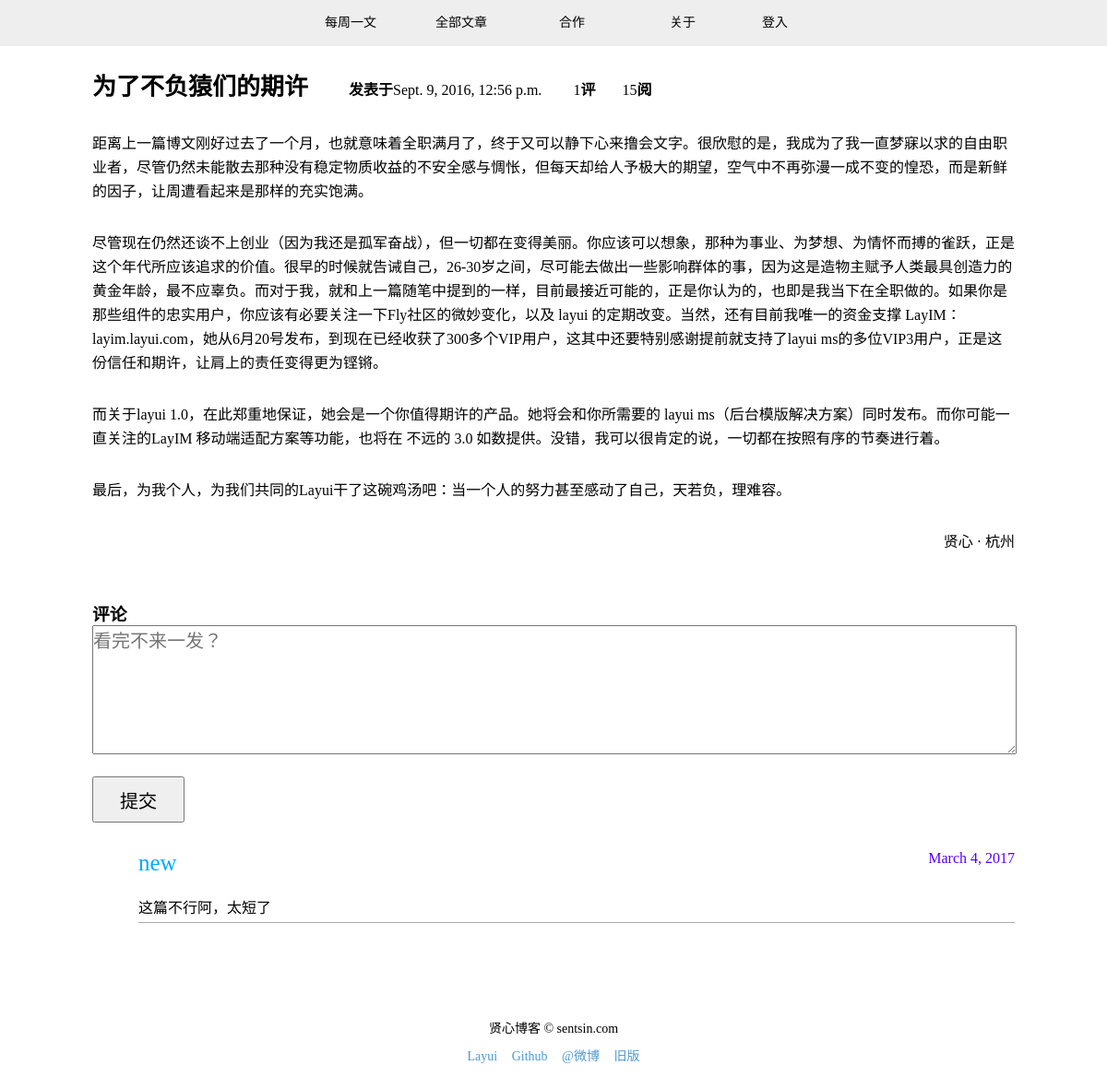
Page /blog/3 on the committed database.
### blog/models.py (models this page shows, shortened)
class Blog(models.Model):
    content = models.TextField()
    title = models.CharField(max_length=50)
    published_time = models.DateTimeField('Date publish')
    comment_count = models.IntegerField(default=0)
    view_num = models.IntegerField(default=0)

### comment/models.py (models this page shows, shortened)
class Comment(models.Model):
    content = models.TextField();
    published_time = models.DateTimeField()
    user = models.ForeignKey(User)
    blog = models.ForeignKey(Blog)

### login/models.py (models this page shows)
class User(models.Model):
    username = models.CharField(max_length=20)
    password = models.CharField(max_length=20)
    def __str__(self):
        return self.username

### blog/views.py (the view)
# urls.py: url(r'^blog/(?P<id>[0-9]+)/?$',views.blog,name='blog'),
def blog(rq,id):
    blog = Blog.objects.get(id=id)
    blog.view_num += 1
    blog.save()
    Comments = Comment.objects.filter(blog=blog).order_by('-published_time')
    return render(rq,'blog.html',{'Blog': blog,'Comments': Comments})

### blog/templates/blog.html (shortened to what this page needs)
<!DOCTYPE html>
<html lang="en">
<head>
    {% load static %}
    <link href='{% static "base.css" %}' rel='stylesheet' type='text/css'>
    <link href='{% static "art.css" %}' rel='stylesheet' type='text/css'>
</head>
<body>
  <nav>
    <ul>
      <li><a href='/index.html'>每周一文</a></li>
      <li><a href='/all.html'>全部文章</a></li>
      <li><a href='/cooperation.html'>合作</a></li>
      <li><a href='/about.html'>关于</a></li>
      <li class='login'><a href='/login'>登入</a></li>
    </ul>
  </nav>
  <div class='article not-index'>
    <div class="msg">
        <h2 class='title'>{{ Blog.title }}</h2>
        <div class="published-time">发表于<span>{{ Blog.published_time }}</span></div>
        <div class="comment-count"><span>{{ Comments|length }}</span>评</div>
        <div class="view-num"><span>{{ Blog.view_num }}</span>阅</div>
    </div>
    <div class='main'>
      {{ Blog.content | safe }}
      <p>
      贤心 · 杭州
      </p>
    </div>
  </div>
  <div class="cmt">
    <h3>评论</h3>
    <form method='post' action='/comment/'>
    <textarea name='comment' cols="50" rows="6" placeholder='看完不来一发？'></textarea>
    <br>
    <input type="submit" value='提交'></input>
    <div class="history">
      {% for comment in Comments %}
      <div class="item">
        <div class="comment-user">{{ comment.user }}</div>
        <div class="comment-publish_time">{{ comment.published_time|date }}</div>
        <div class="comment-content">{{ comment.content }}</div>
      </div>
      {% endfor %}
    </div>
    </form>
  </div>
 <footer>
    <div class="url">贤心博客 © sentsin.com</div>
    <div class="link">
      <ul>
        <li>Layui</li>
        <li>Github</li>
        <li>@微博</li>
        <li>旧版</li>
      </ul>
    </div>
  </footer>
</body>
</html>

### blog/static/base.css (style rules this page uses)
* { margin: 0; padding: 0; }
a { text-decoration: none; color: #000; }
nav { background: #eee; position: fixed; top: 0; width: 100%; }
nav ul { width: 560px; height: 50px; margin: auto; }
nav ul li { float: left; width: 120px; height: 50px; font-size: 14px; line-height: 50px; list-style: none; text-align: center; position: relative; }
nav ul li:last-child { width: 80px; }
footer { width: 500px; text-align: center; margin: auto; font-size: 14px; line-height: 30px; padding: 50px 0 50px 0; }
footer ul li { display: inline-block; list-style: none; color: #4f99cf; padding: 0 6px 0 6px; width: auto; height: auto; }

### blog/static/art.css (style rules this page uses)
.article { width: 1000px; margin: auto; }
.not-index { margin-top: 80px; }
.msg { line-height: 30px; font-weight: bold; }
.title { font-size: 26px; display: inline-block; }
.published-time { margin-left: 40px; display: inline-block; }
.comment-count { margin-left: 30px; display: inline-block; }
.view-num { margin-left: 25px; display: inline-block; }
span { font-weight: normal; }
.main p { margin-top: 30px; font-size: 16px; line-height: 26px; font-weight: 500; }
.main p:last-child { clear: both; text-align: right; }
.cmt { width: 1000px; margin: 50px auto; }
.cmt textarea { font-size: 20px; line-heght: 30px; width: 100%; }
.cmt input { margin-top: 20px; width: 100px; height: 50px; font-size: 20px; line-height: 30px; }
.history { margin-top: 30px; }
.item { position: relative; margin: 0 0 50px 50px; }
.comment-publish_time { position: absolute; right: 0; top: 0; color: #50f; }
.comment-user { color: #0af; font-size: 25px; margin-bottom: 20px; }
.comment-content { margin-bottom: 30px; line-height: 30px; border-bottom: 1px solid #aaa; }

### rows in the picture
Blog: title "为了不负猿们的期许", published_time "Sept. 9, 2016, 12:56 p.m.", view_num "15", content "距离上一篇博文刚好过去了一个月，也就意味着全职满月了，终于又可以静下心来撸会文字。很欣慰的是，我成为了我一直梦寐以求的自由职业者，尽管仍然未能散去那种没有稳定物质收益的不安全感与惆怅，但每天却给人予极大的期望，空气中不再弥漫一成不变的惶恐，而是新鲜的因子，让周遭看起来是那样的充实饱满。 尽管现在仍然还谈不上创业（因为我还是孤军奋战），但一切都在变得美丽。你应该可以想象，那种为事业、为梦想、为情怀而搏的雀跃，正是这个年代所应该追求的价值。很早的时候就告诫自己，26-30岁之间，尽可能去做出一些影响群体的事，因为这是造物主赋予人类最具创造力的黄金年龄，最不应辜负。而对于我，就和上一篇随笔中提到的一样，目前最接近可能的，正是你认为的，也即是我当下在全职做的。如果你是那些组件的忠实用户，你应该有必要关注一下Fly社区的微妙变化，以及 layui 的定期改变。当然，还有目前我唯一的资金支撑 LayIM：layim.layui.com，她从6月20号发布，到现在已经收获了300多个VIP用户，这其中还要特别感谢提前就支持了layui ms的多位VIP3用户，正是这份信任和期许，让肩上的责任变得更为铿锵。 而关于layui 1.0，在此郑重地保证，她会是一个你值得期许的产品。她将会和你所需要的 layui ms（后台模版解决方案）同时发布。而你可能一直关注的LayIM 移动端适配方案等功能，也将在 不远的 3.0 如数提供。没错，我可以很肯定的说，一切都在按照有序的节奏进行着。 最后，为我个人，为我们共同的Layui干了这碗鸡汤吧：当一个人的努力甚至感动了自己，天若负，理难容。"
Comment: user "new", published_time "March 4, 2017", content "这篇不行阿，太短了"

### other values in the picture
{{ Comments|length }} "1"
